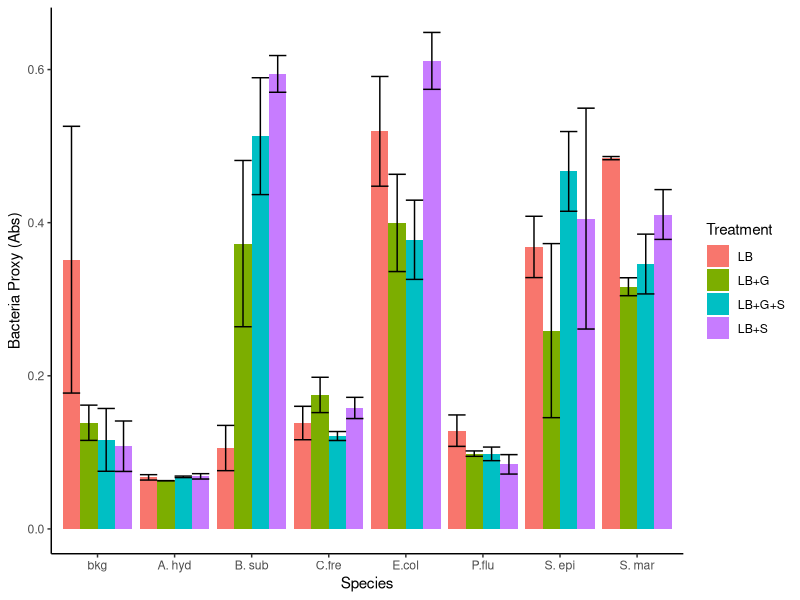
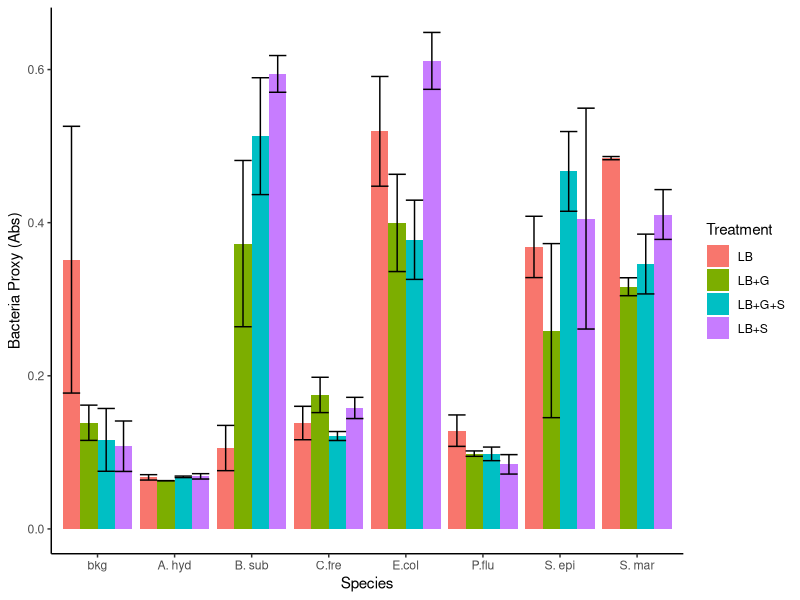

Here is the R script that generated these plots, in order:
dat <- read.csv("Apply Data needs more arranging.csv")
head(dat)
str(dat)
library(tidyverse)
avg <- dat %>% group_by(Species, Treatment) %>%
  summarise(mean=mean(Abs), sd=sd(Abs))
unique(avg$Species)
avg$Species <- factor(avg$Species,
                      levels = c('bkg', 'A. hyd', 'B. sub', 'C.fre',
                                 'E.col', 'P.flu', 'S. epi', 'S. mar'))

library(ggplot2)
ggplot(data=avg, aes(Species, y=mean, fill=Treatment))+
  geom_bar(stat="identity", position="dodge")+
  geom_errorbar(aes(ymin=mean-sd, ymax=mean+sd), position="dodge")+
  theme_classic()+
  ylab("Bacteria Proxy (Abs)")
ggsave("other.jpeg")

res.aov2 <- aov(Abs ~ Treatment + Species, data=dat)
summary(res.aov2)  
res.aov3 <- aov(Abs ~ Treatment * Species, data=dat) 
summary(res.aov3)
TukeyHSD(res.aov3)
